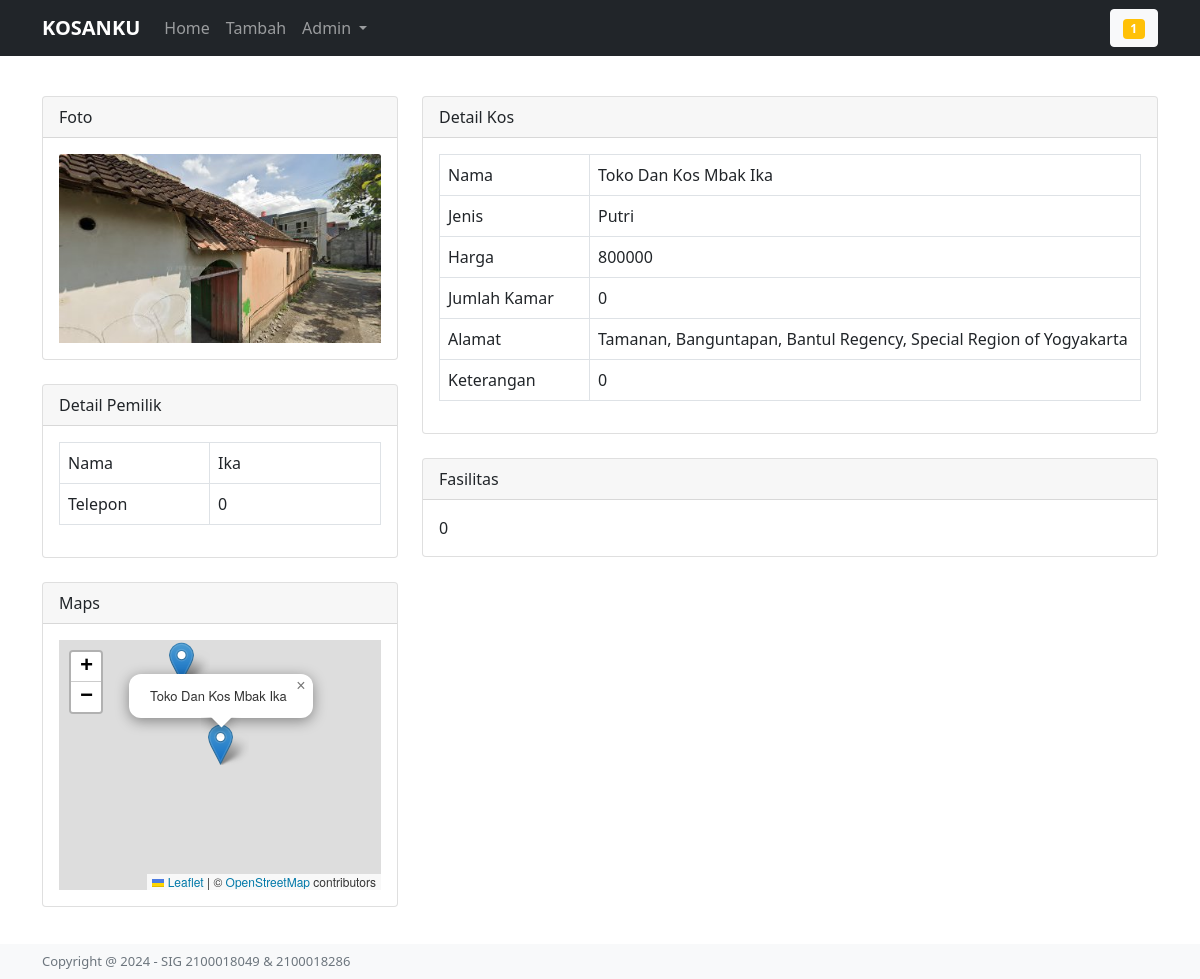
The page /home/detail/13 on the database its author committed.
### tables this page shows
CREATE TABLE `kost` (
  `id` int(50) NOT NULL,
  `nama` varchar(50) NOT NULL,
  `alamat` varchar(256) NOT NULL,
  `nama_pemilik` varchar(50) NOT NULL,
  `telepon` varchar(50) NOT NULL,
  `email` varchar(50) NOT NULL,
  `harga` varchar(50) NOT NULL,
  `jumlah_kamar` varchar(50) NOT NULL,
  `fasilitas` varchar(500) NOT NULL,
  `keterangan` varchar(500) NOT NULL,
  `latitude` varchar(50) NOT NULL,
  `bayar` varchar(50) NOT NULL,
  `foto` varchar(50) NOT NULL,
  `longitude` varchar(50) NOT NULL,
  `jenis` varchar(50) NOT NULL,
  `status` enum('pending','terupload') DEFAULT 'pending'
);

### application/controllers/Home.php (called while the page is built, shortened)
<?php
class Home extends CI_Controller {
    public function __construct(){
        $this->load->model('H_kos');
        $this->load->helper(array('url', 'form', 'html'));
        $this->load->library('session');
    }
    public function detail($id){
        $ip_address = $this->input->ip_address();
        $this->H_kos->insert_visitor($ip_address);
        $data['total_visitors_all_time'] = $this->H_kos->count_visitors_all_time();
        $data['judul'] = 'KOSANKU';
        $data['data_kos'] = $this->H_kos->detail_masuk($id);
        $this->load->view('user/header', $data);
        $this->load->view('home/detail', $data);
        $this->load->view('user/footer');
    }
}

### index.php (called while the page is built, shortened)
<?php
require_once BASEPATH.'core/CodeIgniter.php';

### application/models/H_kos.php (called while the page is built, shortened)
<?php
class H_kos extends CI_Model{
    public function detail_masuk($id){
        $query = $this->db->get_where('kost', array('id' => $id));
        return $query->row_array();
    }
    public function count_visitors_all_time() {
        $this->db->select('COUNT(DISTINCT ip_address) as total');
        $query = $this->db->get('visitors');
        return $query->row()->total;
    }
}
?>

### application/views/home/detail.php (the view, shortened to what this page needs)
<div class="container">
    <br><br><br><br>
    <div class="row">
        <div class="col-4">
            <div class="card">
                <div class="card-header">Foto</div>
                <div class="card-body">
                    <img src="<?php echo base_url() . '/assets/fotokos/' . $data_kos['foto']; ?>" class="card-img-top" alt="kos">
                </div>
            </div>
            <br>
            <div class="card">
                <div class="card-header">Detail Pemilik</div>
                <div class="card-body table-responsive">
                    <table class="table table-bordered" style="overflow-y: hidden">
                        <tbody>
                            <tr>
                                <td width='150px'>Nama</td>
                                <td><?php echo $data_kos['nama_pemilik']; ?></td>
                            </tr>
                            <tr>
                                <td>Telepon</td>
                                <td><?php echo $data_kos['telepon']; ?></td>
                            </tr>
                        </tbody>
                    </table>
                </div>
            </div>
            <br>
            <div class="card">
                <div class="card-header">Maps</div>
                <div class="card-body">
                    <div id="map" style="width: 100%; height: 250px;"></div>
                </div>
            </div>
        </div>
        <div class="col-8">
            <div class="card">
                <div class="card-header">Detail Kos</div>
                <div class="card-body table-responsive">
                    <table class="table table-bordered" style="overflow-y: hidden">
                        <tbody>
                            <tr>
                                <td width='150px'>Nama</td>
                                <td><?php echo $data_kos['nama']; ?></td>
                            </tr>
                            <tr>
                                <td>Jenis</td>
                                <td><?php echo $data_kos['jenis']; ?></td>
                            </tr>
                            <tr>
                                <td>Harga</td>
                                <td><?php echo $data_kos['harga']; ?></td>
                            </tr>
                            <tr>
                                <td>Jumlah Kamar</td>
                                <td><?php echo $data_kos['jumlah_kamar']; ?></td>
                            </tr>
                            <tr>
                                <td>Alamat</td>
                                <td><?php echo $data_kos['alamat']; ?></td>
                            </tr>
                            <tr>
                                <td>Keterangan</td>
                                <td><?php echo $data_kos['keterangan']; ?></td>
                            </tr>
                        </tbody>
                    </table>
                </div>
            </div>
            <br>
            <div class="card">
                <div class="card-header">Fasilitas</div>
                <div class="card-body">
                    <?php echo $data_kos['fasilitas']; ?>
                </div>
            </div>
        </div>
    </div>
</div>

### rows shown on the page
kost: foto (picture), nama_pemilik "Ika", telepon "0", nama "Toko Dan Kos Mbak Ika", jenis "Putri", harga "800000", jumlah_kamar "0", alamat "Tamanan, Banguntapan, Bantul Regency, Special Region of Yogyakarta", keterangan "0", fasilitas "0"

### other values the page prints
$total_visitors_all_time "1"
